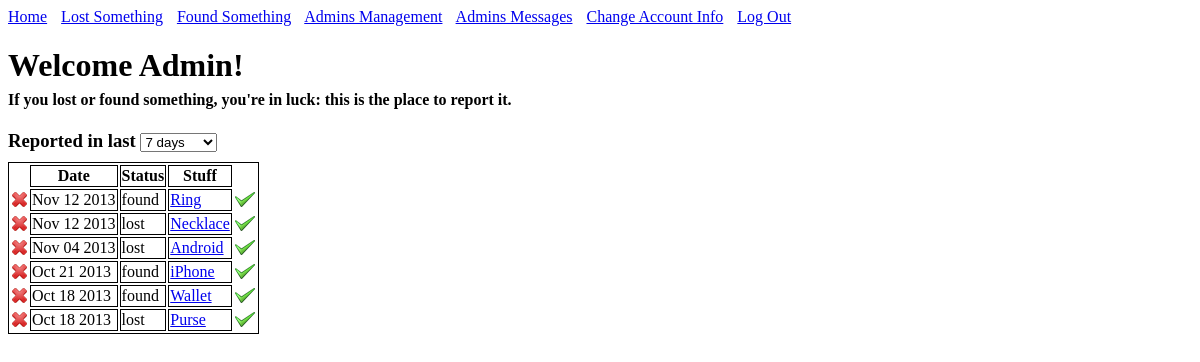
The page /adminHome.php on the database as committed earlier.
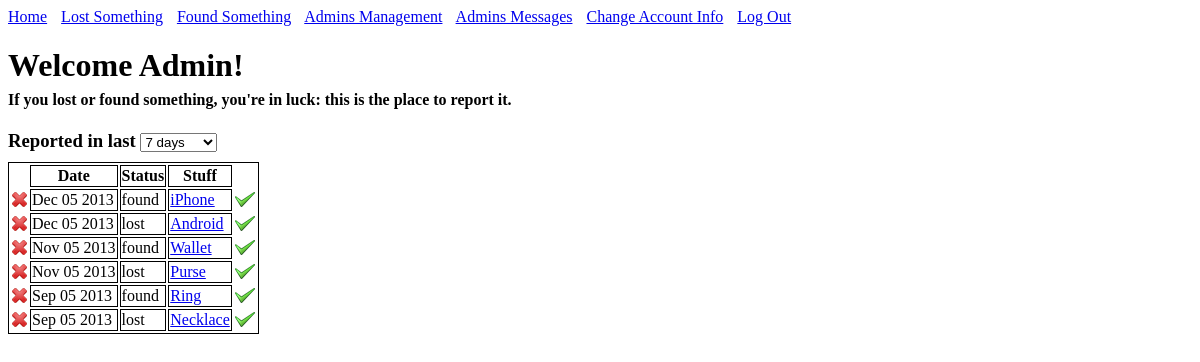
The same page on the database as committed later.
### tables this page shows
CREATE TABLE IF NOT EXISTS stuff(
	id INT AUTO_INCREMENT,
	location_id INT,
	name TEXT NOT NULL,
	description TEXT NOT NULL,
	create_date DATETIME NOT NULL,
	update_date TIMESTAMP NOT NULL,
	room TEXT,
	owner TEXT,
	email TEXT,
	phone TEXT,
	finder TEXT,
	status SET('found', 'lost', 'claimed') NOT NULL,
	PRIMARY KEY(id),
	FOREIGN KEY(location_id)
		REFERENCES locations(id)
);

### adminHome.php (the view, shortened to what this page needs)
<!DOCTYPE html>
<html>
<head>
</head>
<body>
<a href='./adminHome.php' style='margin-right:10px'>Home</a>
<a href='./lost.php' style='margin-right:10px'>Lost Something</a>
<a href='./found.php' style='margin-right:10px'>Found Something</a>
<a href='./adminManagement.php' style='margin-right:10px'>Admins Management</a>
<a href='./adminMessages.php' style='margin-right:10px'>Admins Messages</a>
<a href='./accountChanges.php' style='margin-right:10px'>Change Account Info</a>
<a href='./limbo.php' >Log Out</a>
<h1>Welcome Admin!</h1>
<h4 style='margin-top:-15px'>If you lost or found something, you're in luck: this is the place to report it.</h4>
<h3 style='display:inline'>Reported in last </h3>
<select style='margin-bottom:10px'>
<option value='week'>7 days</option>
</select>
<?php
require( 'includes/connect_db.php' ) ;
$query = 'SELECT id, create_date, status, name FROM stuff ORDER BY create_date DESC' ;
$results = mysqli_query($dbc, $query) ;
if( $results )
{
  echo '<TABLE class="list">';
  echo '<TR>';
  echo '<TH class="none"></TH>' ;
  echo '<TH>Date</TH>';
  echo '<TH>Status</TH>';
  echo '<TH>Stuff</TH>';
  echo '<TH class="none"></TH>';
  echo '</TR>';
  while ( $row = mysqli_fetch_array( $results , MYSQLI_ASSOC ) )
  {
	$alink = '<A HREF=iteminfo.php?itemname=' . $row['name'] . '>' . $row['name'] . '</A>' ;
	$id = $row['id'] ;
    echo '<TR>' ;
	echo '<TD class = "none"> <form action="adminHome.php" method="POST"> <input type="hidden" name="remove" value = "' . $id . '"> <input type="submit" value = "" class = "redButton"> </form> </TD>' ;
    echo '<TD>' . date("M d Y", strtotime($row['create_date'])) . '</TD>' ;
    echo '<TD>' . $row['status'] . '</TD>' ;
    echo '<TD ALIGN=left>' . $alink . '</TD>' ;
	echo '<TD ALIGN=left class = "none"> <form action="adminHome.php" method="POST"> <input type="hidden" name="claimed" value = "' . $id . '"> <input type="submit" value = "" class = "greenCheck"> </form> </TD>' ;
	echo '</TR>' ;
  }
  echo '</TABLE>';
}
else
{
  echo '<p>' . mysqli_error( $dbc ) . '</p>'  ;
}
?>
</body>
</html>

### adminHome.php (style rules this page uses)
.redButton { background:url(/images/redbutton.PNG) no-repeat; cursor:pointer; width: 15px; height: 15px; border: none; }
.greenCheck { background:url(/images/greencheck.PNG) no-repeat; cursor:pointer; width: 20px; height: 15px; border: none; }
.list { BORDER: solid 1px black; }
.list td { BORDER: solid 1px black; }
.list td.none { border-style: none; }
.list th { BORDER: solid 1px black; }
.list th.none { border-style: none; }

Rows that differ between the two databases and show on the page:
changed stuff "iPhone": create_date "Oct 21 2013" → "Dec 05 2013"; moves up the list
changed stuff "Android": create_date "Nov 04 2013" → "Dec 05 2013"; moves up the list
changed stuff "Wallet": create_date "Oct 18 2013" → "Nov 05 2013"; moves up the list
changed stuff "Purse": create_date "Oct 18 2013" → "Nov 05 2013"; moves up the list
changed stuff "Ring": create_date "Nov 12 2013" → "Sep 05 2013"
changed stuff "Necklace": create_date "Nov 12 2013" → "Sep 05 2013"
